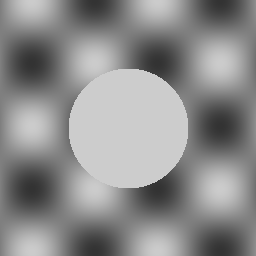
#> input picture samples/sample_clean.png, 256 x 256 px
$ python -i feature_extractor.py   (imports and definitions only)
#> lines starting #> are read from the running program, lines starting #| are printed output that depends on the picture
#> in _load_image, img is the input picture: shape (256, 256); min 51, max 204, mean 140.4
"""
intelligence/unified/feature_extractor.py
==========================================
Unified feature extractor for audio signals and 2-D images.

Audio features  (DOMAIN_AUDIO = 0.0) — 37 features
  • 7  time-domain stats
  • 5  wavelet energy levels      (db4, level-4 → 5 subbands)
  • 5  wavelet std levels
  • 5  wavelet kurtosis levels
  • 5  wavelet energy ratios
  • 3  spectral shape (slope, flatness, centroid)
  • 2  non-stationarity (ZCR-std, energy-std across 8 segments)
  • 5  legacy spectral / SNR features (entropy, rolloff, SNR, peak_rate, energy_ratio)

Image features  (DOMAIN_IMAGE = 1.0) — 30 features

Both produce a fixed-length float64 vector padded with zeros to
UNIFIED_FEATURE_DIM = 45 signal features + 1 domain tag = 46 total.

The domain tag lets the model distinguish modalities without needing a
separate feature set per domain.
"""

from __future__ import annotations

from typing import Optional

import numpy as np
import pywt
from scipy.stats import kurtosis as sp_kurtosis, skew as sp_skew
from scipy.signal import welch

# ─── constants ───────────────────────────────────────────────────────────────

DOMAIN_AUDIO = 0.0
DOMAIN_IMAGE = 1.0

# Shared feature dimension (audio and image vectors are both padded to this)
UNIFIED_FEATURE_DIM = 46  # 45 signal features + 1 domain tag

AUDIO_FEATURE_NAMES = [
    # ── 7 time-domain ─────────────────────────────────────────────
    "std", "kurtosis", "skewness", "peak", "rms", "crest_factor", "zcr",
    # ── 20 wavelet (db4, 4-level → 5 subbands) ───────────────────
    "w_energy_0", "w_energy_1", "w_energy_2", "w_energy_3", "w_energy_4",
    "w_std_0",    "w_std_1",    "w_std_2",    "w_std_3",    "w_std_4",
    "w_kurt_0",   "w_kurt_1",   "w_kurt_2",   "w_kurt_3",   "w_kurt_4",
    "w_ratio_0",  "w_ratio_1",  "w_ratio_2",  "w_ratio_3",  "w_ratio_4",
    # ── 3 spectral shape ──────────────────────────────────────────
    "spectral_slope", "spectral_flatness", "spectral_centroid",
    # ── 2 non-stationarity ────────────────────────────────────────
    "zcr_segment_std", "energy_segment_std",
    # ── 5 legacy spectral / SNR ───────────────────────────────────
    "spectral_entropy", "spectral_rolloff", "snr_db",
    "peak_count_rate", "energy_ratio_first_half",
]  # len = 37

IMAGE_FEATURE_NAMES = [
    "mean", "std", "skewness", "kurtosis", "min_val", "max_val",
    "range_val", "energy",
    "edge_density",                # Sobel magnitude mean
    "spectral_hf_ratio",           # DFT high / low freq ratio
    "impulse_fraction",            # pixels > 3σ from mean
    "glcm_contrast", "glcm_homogeneity",
    "hist_00", "hist_01", "hist_02", "hist_03",
    "hist_04", "hist_05", "hist_06", "hist_07",
    "hist_08", "hist_09", "hist_10", "hist_11",
    "hist_12", "hist_13", "hist_14", "hist_15",
    "periodic_score",              # dominant frequency power in DFT
]  # len = 30

UNIFIED_FEATURE_NAMES = [f"f{i:02d}" for i in range(UNIFIED_FEATURE_DIM - 1)] + ["domain"]


# ─── helpers ─────────────────────────────────────────────────────────────────


def _safe(v: float) -> float:
    """Replace nan/inf with 0.0."""
    return float(v) if np.isfinite(v) else 0.0


# ─── audio features ──────────────────────────────────────────────────────────


# [98 lines left out: function extract_audio_features, not called in this run]


# ─── image features ──────────────────────────────────────────────────────────


def _sobel(img: np.ndarray) -> np.ndarray:
    """Simple numpy-only Sobel edge detector."""
    kx = np.array([[-1, 0, 1], [-2, 0, 2], [-1, 0, 1]], dtype=np.float64)
    ky = kx.T
    from scipy.ndimage import convolve
    gx = convolve(img, kx)
    gy = convolve(img, ky)
    return np.sqrt(gx ** 2 + gy ** 2)


def _glcm_features(img: np.ndarray, levels: int = 16) -> tuple[float, float]:
    """Approximate GLCM contrast and homogeneity (horizontal, distance=1)."""
    quantised = (np.clip(img, 0, 1) * (levels - 1)).astype(np.int32)
    H, W = quantised.shape
    glcm = np.zeros((levels, levels), dtype=np.float64)
    for i in range(H):
        for j in range(W - 1):
            glcm[quantised[i, j], quantised[i, j + 1]] += 1
    glcm_sum = glcm.sum()
    if glcm_sum > 0:
        glcm /= glcm_sum
    i_idx, j_idx = np.meshgrid(np.arange(levels), np.arange(levels), indexing="ij")
    diff = (i_idx - j_idx).astype(np.float64)
    contrast    = _safe(float(np.sum(diff ** 2 * glcm)))
    homogeneity = _safe(float(np.sum(glcm / (1.0 + diff ** 2))))
    return contrast, homogeneity


def extract_image_features(image: np.ndarray) -> np.ndarray:
    """
    Extract 30 features from a 2-D float64 image in [0, 1].

    Parameters
    ----------
    image : np.ndarray  shape (H, W), float64, [0, 1]

    Returns
    -------
    np.ndarray of shape (UNIFIED_FEATURE_DIM,), float64
    """
    img = np.asarray(image, dtype=np.float64)
    if img.ndim != 2:
        raise ValueError("image must be 2-D (H, W).")
    if img.size == 0:
        raise ValueError("image is empty.")

    flat = img.ravel()

    # ── intensity statistics ───────────────────────────────────────
    mean      = _safe(float(np.mean(flat)))
#> mean = 0.55
    std       = _safe(float(np.std(flat)))
#> std = 0.178
    skewness  = _safe(float(sp_skew(flat)))
#> skewness = -0.0665
    kurt      = _safe(float(sp_kurtosis(flat, fisher=True)))
#> kurt = -1.06
    min_val   = _safe(float(np.min(flat)))
#> min_val = 0.2
    max_val   = _safe(float(np.max(flat)))
#> max_val = 0.8
    range_val = _safe(max_val - min_val)
#> range_val = 0.6
    energy    = _safe(float(np.mean(flat ** 2)))
#> energy = 0.335

    # ── edge density ───────────────────────────────────────────────
    edges       = _sobel(img)
#> in _sobel, `gx = convolve(img, kx)`:
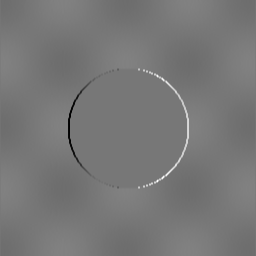
#> gx: shape (256, 256) float64; min -1.53, max 1.74, mean -3.26e-05; drawn with min black and max white
#> in _sobel, `return np.sqrt(gx ** 2 + gy ** 2)`:
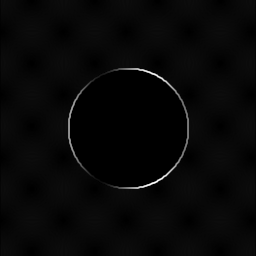
#> returned value: shape (256, 256) float64; min 0, max 2.63, mean 0.0805; drawn with min black and max white
    edge_density = _safe(float(edges.mean()))
#> edge_density = 0.0805

    # ── spectral features (2-D DFT) ────────────────────────────────
    f2d       = np.abs(np.fft.fft2(img))
    f2d_shift = np.fft.fftshift(f2d)
    H, W      = img.shape
#> H = 256; W = 256
    cy, cx    = H // 2, W // 2
#> cy = 128; cx = 128
    Y, X      = np.ogrid[:H, :W]
#> Y = 256 values from 0 to 255
    dist      = np.sqrt((Y - cy) ** 2 + (X - cx) ** 2)
    max_dist  = np.sqrt(cy ** 2 + cx ** 2)
#> max_dist = 181
    low_mask  = dist <= 0.25 * max_dist
    high_mask = ~low_mask
    f_total   = f2d_shift.sum() + 1e-30
#> f_total = 428176.9
    hf_ratio  = _safe(float(f2d_shift[high_mask].sum() / f_total))
#> hf_ratio = 0.44

    # Periodic score: dominant non-DC freq power ratio
    f2d_shift[cy, cx] = 0
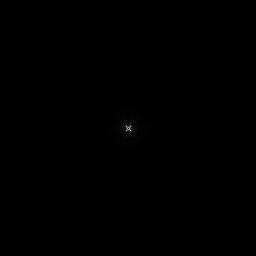
#> f2d_shift: shape (256, 256) float64; min 0, max 4103.1, mean 6; drawn with min black and max white
    periodic_score = _safe(float(f2d_shift.max() / (f_total + 1e-30)))
#> periodic_score = 0.00958

    # ── impulse fraction ──────────────────────────────────────────
    threshold        = mean + 3 * std if std > 1e-12 else 1.0
#> threshold = 1.09
    impulse_fraction = _safe(float(np.mean(flat > threshold)))
#> impulse_fraction = 0

    # ── GLCM texture ──────────────────────────────────────────────
    glcm_contrast, glcm_homogeneity = _glcm_features(img)
#> in _glcm_features, `quantised = (np.clip(img, 0, 1) * (levels - 1)).astype(np.int32)`:
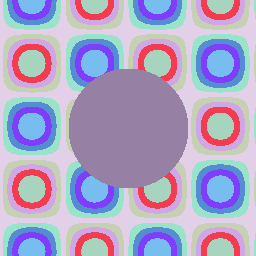
#> quantised: shape (256, 256) int32; 10 distinct labels, from 3 to 12; one colour per label, 0 black
#> glcm_contrast = 0.188; glcm_homogeneity = 0.959

    # ── histogram (16 bins) ───────────────────────────────────────
    hist, _ = np.histogram(flat, bins=16, range=(0.0, 1.0))
#> hist = [0, 0, 0, 3276, 4099, 4657, 5752, 10000, 8964, 5608, 4663, 4170, 14347, 0, 0, 0]
    hist     = hist.astype(np.float64) / (hist.sum() + 1e-12)
#> hist = [0, 0, 0, 0.05, 0.0625, 0.0711, 0.0878, 0.153, 0.137, 0.0856, 0.0712, 0.0636, 0.219, 0, 0, 0]

    # ── assemble (30 features) ────────────────────────────────────
    raw = np.concatenate([
        [mean, std, skewness, kurt, min_val, max_val, range_val, energy,
         edge_density, hf_ratio, impulse_fraction,
         glcm_contrast, glcm_homogeneity],
        hist,                   # 16 values
        [periodic_score],
    ])  # length = 13 + 16 + 1 = 30
#> raw = 30 values, max 0.959 at index 12, min -1.06 at index 3, mean 0.14

    padded = np.zeros(UNIFIED_FEATURE_DIM - 1, dtype=np.float64)
    padded[: min(len(raw), UNIFIED_FEATURE_DIM - 1)] = raw[: UNIFIED_FEATURE_DIM - 1]
    return np.append(padded, DOMAIN_IMAGE)


# ─── unified convenience ─────────────────────────────────────────────────────


def extract_features_from_file(
    path: str,
    sampling_rate: float = 8000.0,
) -> tuple[np.ndarray, str]:
    """
    Auto-detect domain (audio vs image) from file extension and extract features.

    Supported audio : .wav, .npy (1-D), .csv (single column)
    Supported image : .png, .jpg, .jpeg, .bmp, .tif, .tiff, .npy (2-D)

    Returns
    -------
    (feature_vector, domain_str)   domain_str = "audio" | "image"
    """
    import pathlib
    p   = pathlib.Path(path)
    ext = p.suffix.lower()

    audio_exts = {".wav", ".csv"}
    image_exts = {".png", ".jpg", ".jpeg", ".bmp", ".tif", ".tiff"}

    if ext in audio_exts:
        sig = _load_audio(p, ext)
        return extract_audio_features(sig, sampling_rate), "audio"

    elif ext in image_exts:
        img = _load_image(p)
        return extract_image_features(img), "image"

    elif ext == ".npy":
        arr = np.load(p)
        if arr.ndim == 1:
            return extract_audio_features(arr, sampling_rate), "audio"
        elif arr.ndim == 2:
            arr = arr.astype(np.float64)
            if arr.max() > 1.5:
                arr = arr / 255.0
            return extract_image_features(arr), "image"
        else:
            raise ValueError(f"Unsupported .npy array shape: {arr.shape}")

    else:
        raise ValueError(
            f"Unsupported file extension '{ext}'. "
            f"Supported: {audio_exts | image_exts | {'.npy'}}"
        )


# [39 lines left out: function _load_audio, not called in this run]


def _load_image(path) -> np.ndarray:
    """Load image as float64 grayscale [0,1] array."""
    try:
        import cv2
        img = cv2.imread(str(path), cv2.IMREAD_GRAYSCALE)
        if img is None:
            raise RuntimeError("cv2 returned None.")
        return img.astype(np.float64) / 255.0
    except Exception:
        pass
    try:
        from PIL import Image
        img = Image.open(str(path)).convert("L")
        return np.array(img, dtype=np.float64) / 255.0
    except Exception as e:
        raise RuntimeError(f"Cannot load image {path}: {e}")

>>> result = extract_features_from_file('../../samples/sample_clean.png')
